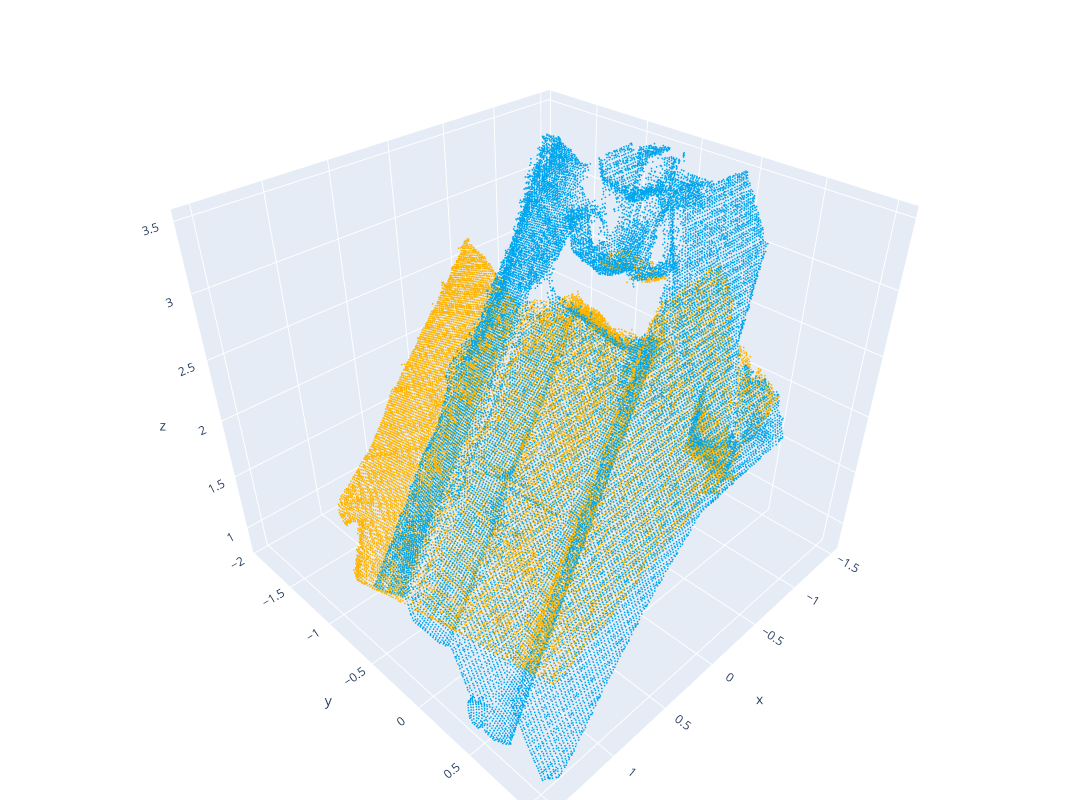

The cell this chart's notebook holds for it:
### Code cell
scenes = ['7-scenes-redkitchen',                                # index: 0
          'sun3d-home_at-home_at_scan1_2013_jan_1',             # index: 1
          'sun3d-home_md-home_md_scan9_2012_sep_30',            # index: 2
          'sun3d-hotel_uc-scan3',                               # index: 3
          'sun3d-hotel_umd-maryland_hotel1',                    # index: 4
          'sun3d-hotel_umd-maryland_hotel3',                    # index: 5
          'sun3d-mit_76_studyroom-76-1studyroom2',              # index: 6
          'sun3d-mit_lab_hj-lab_hj_tea_nov_2_2012_scan1_erika'] # index: 7
plot_alignment(output_folder, test_path,
               scene=scenes[6],
               tgt_ID=39, src_ID=44, voxel_size=0.025, aligned=True)

### Figure 1 — Plotly figure (JSON) as saved in the notebook; plotly's stock layout.template omitted (floating-point values rounded to 4 significant figures; data arrays with more than 128 entries replaced by an {"elided": "..."} marker saying what was removed)
{"data": [{"marker": {"color": {"elided": "26793x3 float values"}, "size": 1}, "mode": "markers", "type": "scatter3d", "x": {"elided": "26793 float values"}, "y": {"elided": "26793 float values"}, "z": {"elided": "26793 float values"}}, {"marker": {"color": {"elided": "28984x3 float values"}, "size": 1}, "mode": "markers", "type": "scatter3d", "x": {"elided": "28984 float values"}, "y": {"elided": "28984 float values"}, "z": {"elided": "28984 float values"}}], "layout": {"height": 800, "margin": {"b": 0, "l": 0, "r": 0, "t": 0}, "scene": {"camera": {"center": {"x": 0, "y": 0, "z": 0}, "up": {"x": 0, "y": 0, "z": 1}}}, "showlegend": false, "width": 1200}}
